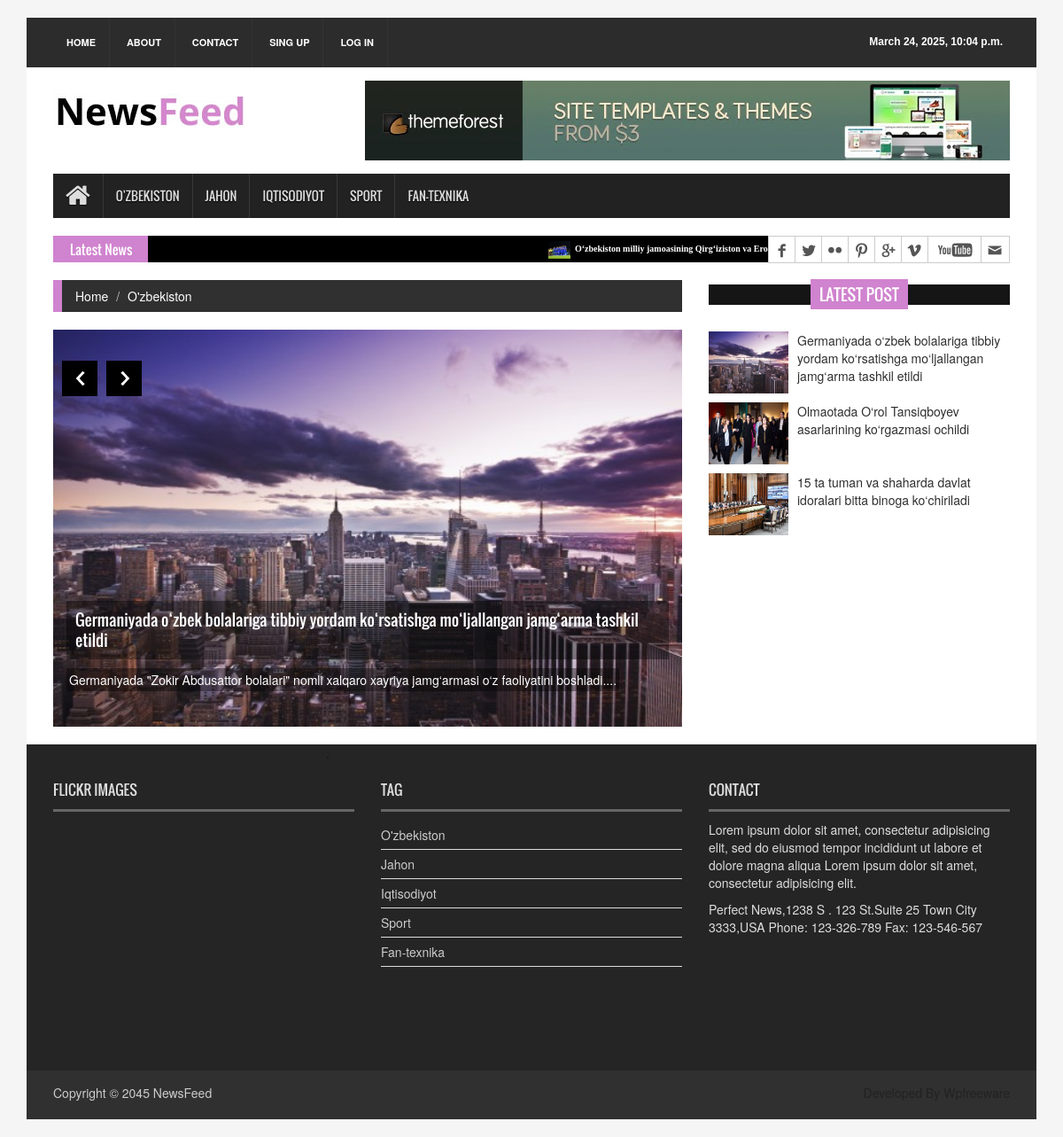
Page /category/1/ on the committed database.
### habar/models.py (models this page shows, shortened)
class Bolim(models.Model):
    name = models.CharField(max_length=150)
    is_avtive = models.BooleanField()

class Habar(models.Model):
    title = models.CharField(max_length=100)
    mindef = models.CharField(max_length=200)
    description = models.TextField()
    date = models.DateTimeField(auto_now_add=True)
    view = models.PositiveIntegerField(default=0)
    image = models.ImageField(upload_to='habar_img', default='habar_img/default.jpg')
    bolim = models.ForeignKey(Bolim, on_delete=models.CASCADE)

### zamon/views.py (the view)
# urls.py: path('category/<int:pk>/', category_detail, name='category'),
def category_detail(request, pk):
    bolim0 = get_object_or_404(Bolim, id=pk)
    habarlar = Habar.objects.filter(bolim=bolim0).order_by('-date')
    context = {
        'bolim': get_category(),
        'habarlar': habarlar,
        'date': get_date(),
        'bolim0': bolim0,
        'habar': Habar.objects.order_by('-date'),
        'user': request.user,
    }
    return render(request, 'category.html', context)

### zamon/views.py (called while the page is built)
def get_date():
    return datetime.datetime.today()

def get_category():
    return Bolim.objects.all()

### templates/category.html (shortened to what this page needs)
<!DOCTYPE html>
<html>
{% load static %}
<head>
<link rel="stylesheet" type="text/css" href="{% static 'assets/css/bootstrap.min.css' %}">
<link rel="stylesheet" type="text/css" href="{% static 'assets/css/font-awesome.min.css' %}">
<link rel="stylesheet" type="text/css" href="{% static 'assets/css/animate.css' %}">
<link rel="stylesheet" type="text/css" href="{% static 'assets/css/font.css' %}">
<link rel="stylesheet" type="text/css" href="{% static 'assets/css/li-scroller.css' %}">
<link rel="stylesheet" type="text/css" href="{% static 'assets/css/slick.css' %}">
<link rel="stylesheet" type="text/css" href="{% static 'assets/css/jquery.fancybox.css' %}">
<link rel="stylesheet" type="text/css" href="{% static 'assets/css/theme.css' %}">
<link rel="stylesheet" type="text/css" href="{% static 'assets/css/style.css' %}">
</head>
<body>
<div class="container">
  <header id="header">
    <div class="row">
      <div class="col-lg-12 col-md-12 col-sm-12">
        <div class="header_top">
          <div class="header_top_left">
            <ul class="top_nav">
              <li><a href="{% url 'index' %}">Home</a></li>
              <li><a href="{% url 'about' %}">About</a></li>
              <li><a href="{% url 'contact' %}">Contact</a></li>
              {% if user.username %}
              <li><a href="{% url 'interface' %}">Dashbord</a></li>
              {% else %}
              <li><a href="{% url 'signup' %}">Sing up</a></li>
              <li><a href="{% url 'login' %}">Log in</a></li>
              {% endif %}
            </ul>
          </div>
          <div class="header_top_right">
            <p>{{ date }}</p>
          </div>
        </div>
      </div>
      <div class="col-lg-12 col-md-12 col-sm-12">
        <div class="header_bottom">
          <div class="logo_area"><a href="{% url 'index' %}" class="logo"><img src="{% static 'images/logo.jpg' %}" alt=""></a></div>
          <div class="add_banner"><a href="#"><img src="{% static 'images/addbanner_728x90_V1.jpg' %}" alt=""></a></div>
        </div>
      </div>
    </div>
  </header>
  <section id="navArea">
    <nav class="navbar navbar-inverse" role="navigation">
      <div id="navbar" class="navbar-collapse collapse">
         <ul class="nav navbar-nav main_nav">
          <li class="{% if request.resolver_match.url_name == 'index' %}active{% endif %}">
            <a href="{% url 'index' %}"><span class="fa fa-home desktop-home"></span><span class="mobile-show">Home</span></a>
          </li>
          {% for b in bolim %}
          <li><a href="{% url 'category' b.id %}">{{ b.name }}</a></li>
          {% endfor %}
        </ul>
      </div>
    </nav>
  </section>
  <section id="newsSection">
    <div class="row">
      <div class="col-lg-12 col-md-12">
        <div class="latest_newsarea"> <span>Latest News</span>
          <ul id="ticker01" class="news_sticker">
            {% for h in habar %}
            {% if forloop.counter < 5 %}
            <li><a href="{% url 'detail' h.id %}"><img src="{{ h.image.url }}" alt="">{{ h.title }}</a></li>
            {% endif %}
            {% endfor %}
          </ul>
          <div class="social_area">
            <ul class="social_nav">
                <li class="facebook"><a href="https://www.facebook.com" target="_blank"></a></li>
                <li class="twitter"><a href="https://www.twitter.com" target="_blank"></a></li>
                <li class="flickr"><a href="https://www.flickr.com" target="_blank"></a></li>
                <li class="pinterest"><a href="https://www.pinterest.com" target="_blank"></a></li>
                <li class="googleplus"><a href="https://plus.google.com" target="_blank"></a></li>
                <li class="vimeo"><a href="https://www.vimeo.com" target="_blank"></a></li>
                <li class="youtube"><a href="https://www.youtube.com" target="_blank"></a></li>
                <li class="mail"><a href="mailto:example@example.com"></a></li>
            </ul>
          </div>
        </div>
      </div>
    </div>
  </section>
  <section id="sliderSection">
    <div class="row">
      <div class="col-lg-8 col-md-8 col-sm-8">
        <ol class="breadcrumb">
            <li><a href="{% url 'index' %}">Home</a></li>
            <li><a href="">{{ bolim0.name }}</a></li>
          </ol>
        <div class="slick_slider">
            {% for i in habarlar %}
            <div class="single_iteam"> <a href="{% url 'detail' i.id %}"> <img src="{{ i.image.url }}" alt=""></a>
              <div class="slider_article">
                <h2><a class="slider_tittle" href="{% url 'detail' i.id %}">{{ i.title }}</a></h2>
                <p>{{ i.mindef }}...</p>
              </div>
            </div>
            {% endfor %}
        </div>
      </div>
      <div class="col-lg-4 col-md-4 col-sm-4">
        <div class="latest_post">
          <h2><span>Latest post</span></h2>
          <div class="latest_post_container">
            <ul class="latest_postnav">
              <li>
              {% for h in habarlar %}
              {% if forloop.counter < 4 %}
              <li>
                <div class="media"> <a href="{% url 'detail' h.id %}" class="media-left"> <img alt="" src="{{ h.image.url }}"> </a>
                  <div class="media-body"> <a href="{% url 'detail' h.id %}" class="catg_title">{{ h.title }}</a></div>
                </div>
              </li>
              {% endif %}
              {% endfor %}
              </li>
            </ul>
          </div>
        </div>
      </div>
    </div>
  </section>
  <footer id="footer">
    <div class="footer_top">
      <div class="row">
        <div class="col-lg-4 col-md-4 col-sm-4">
          <div class="footer_widget wow fadeInLeftBig">
            <h2>Flickr Images</h2>
          </div>
        </div>
        <div class="col-lg-4 col-md-4 col-sm-4">
          <div class="footer_widget wow fadeInDown">
            <h2>Tag</h2>
            <ul class="tag_nav">
              {% for i in bolim %}
              <li><a href="{% url 'category' i.id %}">{{ i.name }}</a></li>
              {% endfor %}
            </ul>
          </div>
        </div>
        <div class="col-lg-4 col-md-4 col-sm-4">
          <div class="footer_widget wow fadeInRightBig">
            <h2>Contact</h2>
            <p>Lorem ipsum dolor sit amet, consectetur adipisicing elit, sed do eiusmod tempor incididunt ut labore et dolore magna aliqua Lorem ipsum dolor sit amet, consectetur adipisicing elit.</p>
            <address>
            Perfect News,1238 S . 123 St.Suite 25 Town City 3333,USA Phone: 123-326-789 Fax: 123-546-567
            </address>
          </div>
        </div>
      </div>
    </div>
    <div class="footer_bottom">
      <p class="copyright">Copyright &copy; 2045 <a href="index.html">NewsFeed</a></p>
      <p class="developer">Developed By Wpfreeware</p>
    </div>
  </footer>
</div>
</body>
</html>

### static/assets/css/li-scroller.css (style rules this page uses)
ul.newsticker { position:relative; left:750px; font:bold 10px Verdana; list-style-type:none; margin:0; padding:0 }
ul.newsticker li { float:left; margin:0; padding:0 }
ul.newsticker a { white-space:nowrap; padding:0; color:#fff; margin:0 50px 0 0 }
ul.newsticker a > img { height:20px; margin-right:5px; width:25px }

### static/assets/css/theme.css (style rules this page uses)
.latest_newsarea span { background:none repeat scroll 0 0 #d083cf }
.latest_post > h2 span { background:none repeat scroll 0 0 #d083cf }
.breadcrumb { border-left:10px solid #d083cf }

### rows in the picture
Bolim: name "O'ZBEKISTON", name "O'zbekiston"
Bolim: name "JAHON", name "Jahon"
Bolim: name "IQTISODIYOT", name "Iqtisodiyot"
Bolim: name "SPORT", name "Sport"
Bolim: name "FAN-TEXNIKA", name "Fan-texnika"
Habar: image (picture), title "O‘zbekiston milliy jamoasining Qirg‘iziston va Eronga qarshi o‘yin uchun tarkibi e’lon qilindi"
Habar: image (placeholder picture), title "Germaniyada o‘zbek bolalariga tibbiy yordam ko‘rsatishga mo‘ljallangan jamg‘arma tashkil etildi", mindef "Germaniyada \"Zokir Abdusattor bolalari\" nomli xalqaro xayriya jamg‘armasi o‘z faoliyatini boshladi."
Habar: image (picture), title "Olmaotada O‘rol Tansiqboyev asarlarining ko‘rgazmasi ochildi"
Habar: image (picture), title "15 ta tuman va shaharda davlat idoralari bitta binoga ko‘chiriladi"

### other values in the picture
{{ date }} "March 24, 2025, 10:04 p.m."
